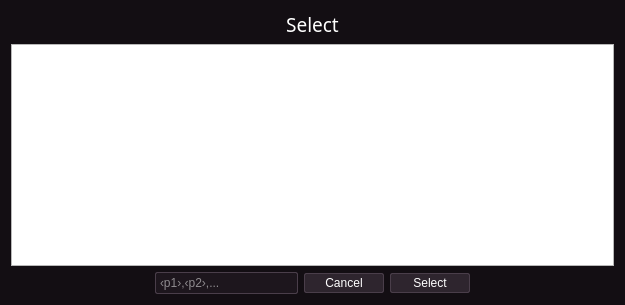
<?xml version="1.0" encoding="UTF-8"?>
<ui version="4.0">
 <class>Dialog</class>
 <widget class="QDialog" name="Dialog">
  <property name="geometry">
   <rect>
    <x>0</x>
    <y>0</y>
    <width>625</width>
    <height>305</height>
   </rect>
  </property>
  <property name="sizePolicy">
   <sizepolicy hsizetype="Expanding" vsizetype="Expanding">
    <horstretch>0</horstretch>
    <verstretch>0</verstretch>
   </sizepolicy>
  </property>
  <property name="palette">
   <palette>
    <active>
     <colorrole role="WindowText">
      <brush brushstyle="SolidPattern">
       <color alpha="255">
        <red>239</red>
        <green>240</green>
        <blue>241</blue>
       </color>
      </brush>
     </colorrole>
     <colorrole role="Button">
      <brush brushstyle="SolidPattern">
       <color alpha="255">
        <red>33</red>
        <green>25</green>
        <blue>33</blue>
       </color>
      </brush>
     </colorrole>
     <colorrole role="Light">
      <brush brushstyle="SolidPattern">
       <color alpha="255">
        <red>122</red>
        <green>110</green>
        <blue>122</blue>
       </color>
      </brush>
     </colorrole>
     <colorrole role="Midlight">
      <brush brushstyle="SolidPattern">
       <color alpha="255">
        <red>122</red>
        <green>110</green>
        <blue>122</blue>
       </color>
      </brush>
     </colorrole>
     <colorrole role="Dark">
      <brush brushstyle="SolidPattern">
       <color alpha="255">
        <red>122</red>
        <green>110</green>
        <blue>122</blue>
       </color>
      </brush>
     </colorrole>
     <colorrole role="Mid">
      <brush brushstyle="SolidPattern">
       <color alpha="255">
        <red>122</red>
        <green>110</green>
        <blue>122</blue>
       </color>
      </brush>
     </colorrole>
     <colorrole role="Text">
      <brush brushstyle="SolidPattern">
       <color alpha="255">
        <red>239</red>
        <green>240</green>
        <blue>241</blue>
       </color>
      </brush>
     </colorrole>
     <colorrole role="BrightText">
      <brush brushstyle="SolidPattern">
       <color alpha="255">
        <red>255</red>
        <green>255</green>
        <blue>255</blue>
       </color>
      </brush>
     </colorrole>
     <colorrole role="ButtonText">
      <brush brushstyle="SolidPattern">
       <color alpha="255">
        <red>239</red>
        <green>240</green>
        <blue>241</blue>
       </color>
      </brush>
     </colorrole>
     <colorrole role="Base">
      <brush brushstyle="SolidPattern">
       <color alpha="255">
        <red>29</red>
        <green>22</green>
        <blue>29</blue>
       </color>
      </brush>
     </colorrole>
     <colorrole role="Window">
      <brush brushstyle="SolidPattern">
       <color alpha="255">
        <red>19</red>
        <green>14</green>
        <blue>19</blue>
       </color>
      </brush>
     </colorrole>
     <colorrole role="Shadow">
      <brush brushstyle="SolidPattern">
       <color alpha="255">
        <red>122</red>
        <green>110</green>
        <blue>122</blue>
       </color>
      </brush>
     </colorrole>
     <colorrole role="Highlight">
      <brush brushstyle="SolidPattern">
       <color alpha="255">
        <red>39</red>
        <green>29</green>
        <blue>39</blue>
       </color>
      </brush>
     </colorrole>
     <colorrole role="HighlightedText">
      <brush brushstyle="SolidPattern">
       <color alpha="255">
        <red>239</red>
        <green>240</green>
        <blue>241</blue>
       </color>
      </brush>
     </colorrole>
     <colorrole role="Link">
      <brush brushstyle="SolidPattern">
       <color alpha="255">
        <red>148</red>
        <green>134</green>
        <blue>148</blue>
       </color>
      </brush>
     </colorrole>
     <colorrole role="LinkVisited">
      <brush brushstyle="SolidPattern">
       <color alpha="255">
        <red>141</red>
        <green>127</green>
        <blue>141</blue>
       </color>
      </brush>
     </colorrole>
     <colorrole role="AlternateBase">
      <brush brushstyle="SolidPattern">
       <color alpha="255">
        <red>29</red>
        <green>22</green>
        <blue>29</blue>
       </color>
      </brush>
     </colorrole>
     <colorrole role="NoRole">
      <brush brushstyle="SolidPattern">
       <color alpha="255">
        <red>19</red>
        <green>14</green>
        <blue>19</blue>
       </color>
      </brush>
     </colorrole>
     <colorrole role="ToolTipBase">
      <brush brushstyle="SolidPattern">
       <color alpha="255">
        <red>22</red>
        <green>16</green>
        <blue>22</blue>
       </color>
      </brush>
     </colorrole>
     <colorrole role="ToolTipText">
      <brush brushstyle="SolidPattern">
       <color alpha="255">
        <red>239</red>
        <green>240</green>
        <blue>241</blue>
       </color>
      </brush>
     </colorrole>
     <colorrole role="PlaceholderText">
      <brush brushstyle="SolidPattern">
       <color alpha="128">
        <red>239</red>
        <green>240</green>
        <blue>241</blue>
       </color>
      </brush>
     </colorrole>
    </active>
    <inactive>
     <colorrole role="WindowText">
      <brush brushstyle="SolidPattern">
       <color alpha="255">
        <red>239</red>
        <green>240</green>
        <blue>241</blue>
       </color>
      </brush>
     </colorrole>
     <colorrole role="Button">
      <brush brushstyle="SolidPattern">
       <color alpha="255">
        <red>33</red>
        <green>25</green>
        <blue>33</blue>
       </color>
      </brush>
     </colorrole>
     <colorrole role="Light">
      <brush brushstyle="SolidPattern">
       <color alpha="255">
        <red>122</red>
        <green>110</green>
        <blue>122</blue>
       </color>
      </brush>
     </colorrole>
     <colorrole role="Midlight">
      <brush brushstyle="SolidPattern">
       <color alpha="255">
        <red>122</red>
        <green>110</green>
        <blue>122</blue>
       </color>
      </brush>
     </colorrole>
     <colorrole role="Dark">
      <brush brushstyle="SolidPattern">
       <color alpha="255">
        <red>122</red>
        <green>110</green>
        <blue>122</blue>
       </color>
      </brush>
     </colorrole>
     <colorrole role="Mid">
      <brush brushstyle="SolidPattern">
       <color alpha="255">
        <red>122</red>
        <green>110</green>
        <blue>122</blue>
       </color>
      </brush>
     </colorrole>
     <colorrole role="Text">
      <brush brushstyle="SolidPattern">
       <color alpha="255">
        <red>239</red>
        <green>240</green>
        <blue>241</blue>
       </color>
      </brush>
     </colorrole>
     <colorrole role="BrightText">
      <brush brushstyle="SolidPattern">
       <color alpha="255">
        <red>255</red>
        <green>255</green>
        <blue>255</blue>
       </color>
      </brush>
     </colorrole>
     <colorrole role="ButtonText">
      <brush brushstyle="SolidPattern">
       <color alpha="255">
        <red>239</red>
        <green>240</green>
        <blue>241</blue>
       </color>
      </brush>
     </colorrole>
     <colorrole role="Base">
      <brush brushstyle="SolidPattern">
       <color alpha="255">
        <red>29</red>
        <green>22</green>
        <blue>29</blue>
       </color>
      </brush>
     </colorrole>
     <colorrole role="Window">
      <brush brushstyle="SolidPattern">
       <color alpha="255">
        <red>19</red>
        <green>14</green>
        <blue>19</blue>
       </color>
      </brush>
     </colorrole>
     <colorrole role="Shadow">
      <brush brushstyle="SolidPattern">
       <color alpha="255">
        <red>122</red>
        <green>110</green>
        <blue>122</blue>
       </color>
      </brush>
     </colorrole>
     <colorrole role="Highlight">
      <brush brushstyle="SolidPattern">
       <color alpha="255">
        <red>39</red>
        <green>29</green>
        <blue>39</blue>
       </color>
      </brush>
     </colorrole>
     <colorrole role="HighlightedText">
      <brush brushstyle="SolidPattern">
       <color alpha="255">
        <red>239</red>
        <green>240</green>
        <blue>241</blue>
       </color>
      </brush>
     </colorrole>
     <colorrole role="Link">
      <brush brushstyle="SolidPattern">
       <color alpha="255">
        <red>148</red>
        <green>134</green>
        <blue>148</blue>
       </color>
      </brush>
     </colorrole>
     <colorrole role="LinkVisited">
      <brush brushstyle="SolidPattern">
       <color alpha="255">
        <red>141</red>
        <green>127</green>
        <blue>141</blue>
       </color>
      </brush>
     </colorrole>
     <colorrole role="AlternateBase">
      <brush brushstyle="SolidPattern">
       <color alpha="255">
        <red>29</red>
        <green>22</green>
        <blue>29</blue>
       </color>
      </brush>
     </colorrole>
     <colorrole role="NoRole">
      <brush brushstyle="SolidPattern">
       <color alpha="255">
        <red>19</red>
        <green>14</green>
        <blue>19</blue>
       </color>
      </brush>
     </colorrole>
     <colorrole role="ToolTipBase">
      <brush brushstyle="SolidPattern">
       <color alpha="255">
        <red>22</red>
        <green>16</green>
        <blue>22</blue>
       </color>
      </brush>
     </colorrole>
     <colorrole role="ToolTipText">
      <brush brushstyle="SolidPattern">
       <color alpha="255">
        <red>239</red>
        <green>240</green>
        <blue>241</blue>
       </color>
      </brush>
     </colorrole>
     <colorrole role="PlaceholderText">
      <brush brushstyle="SolidPattern">
       <color alpha="128">
        <red>239</red>
        <green>240</green>
        <blue>241</blue>
       </color>
      </brush>
     </colorrole>
    </inactive>
    <disabled>
     <colorrole role="WindowText">
      <brush brushstyle="SolidPattern">
       <color alpha="255">
        <red>122</red>
        <green>110</green>
        <blue>122</blue>
       </color>
      </brush>
     </colorrole>
     <colorrole role="Button">
      <brush brushstyle="SolidPattern">
       <color alpha="255">
        <red>33</red>
        <green>25</green>
        <blue>33</blue>
       </color>
      </brush>
     </colorrole>
     <colorrole role="Light">
      <brush brushstyle="SolidPattern">
       <color alpha="255">
        <red>122</red>
        <green>110</green>
        <blue>122</blue>
       </color>
      </brush>
     </colorrole>
     <colorrole role="Midlight">
      <brush brushstyle="SolidPattern">
       <color alpha="255">
        <red>122</red>
        <green>110</green>
        <blue>122</blue>
       </color>
      </brush>
     </colorrole>
     <colorrole role="Dark">
      <brush brushstyle="SolidPattern">
       <color alpha="255">
        <red>122</red>
        <green>110</green>
        <blue>122</blue>
       </color>
      </brush>
     </colorrole>
     <colorrole role="Mid">
      <brush brushstyle="SolidPattern">
       <color alpha="255">
        <red>122</red>
        <green>110</green>
        <blue>122</blue>
       </color>
      </brush>
     </colorrole>
     <colorrole role="Text">
      <brush brushstyle="SolidPattern">
       <color alpha="255">
        <red>122</red>
        <green>110</green>
        <blue>122</blue>
       </color>
      </brush>
     </colorrole>
     <colorrole role="BrightText">
      <brush brushstyle="SolidPattern">
       <color alpha="255">
        <red>255</red>
        <green>255</green>
        <blue>255</blue>
       </color>
      </brush>
     </colorrole>
     <colorrole role="ButtonText">
      <brush brushstyle="SolidPattern">
       <color alpha="255">
        <red>122</red>
        <green>110</green>
        <blue>122</blue>
       </color>
      </brush>
     </colorrole>
     <colorrole role="Base">
      <brush brushstyle="SolidPattern">
       <color alpha="255">
        <red>19</red>
        <green>14</green>
        <blue>19</blue>
       </color>
      </brush>
     </colorrole>
     <colorrole role="Window">
      <brush brushstyle="SolidPattern">
       <color alpha="255">
        <red>19</red>
        <green>14</green>
        <blue>19</blue>
       </color>
      </brush>
     </colorrole>
     <colorrole role="Shadow">
      <brush brushstyle="SolidPattern">
       <color alpha="255">
        <red>122</red>
        <green>110</green>
        <blue>122</blue>
       </color>
      </brush>
     </colorrole>
     <colorrole role="Highlight">
      <brush brushstyle="SolidPattern">
       <color alpha="255">
        <red>18</red>
        <green>13</green>
        <blue>18</blue>
       </color>
      </brush>
     </colorrole>
     <colorrole role="HighlightedText">
      <brush brushstyle="SolidPattern">
       <color alpha="255">
        <red>239</red>
        <green>240</green>
        <blue>241</blue>
       </color>
      </brush>
     </colorrole>
     <colorrole role="Link">
      <brush brushstyle="SolidPattern">
       <color alpha="255">
        <red>148</red>
        <green>134</green>
        <blue>148</blue>
       </color>
      </brush>
     </colorrole>
     <colorrole role="LinkVisited">
      <brush brushstyle="SolidPattern">
       <color alpha="255">
        <red>141</red>
        <green>127</green>
        <blue>141</blue>
       </color>
      </brush>
     </colorrole>
     <colorrole role="AlternateBase">
      <brush brushstyle="SolidPattern">
       <color alpha="255">
        <red>29</red>
        <green>22</green>
        <blue>29</blue>
       </color>
      </brush>
     </colorrole>
     <colorrole role="NoRole">
      <brush brushstyle="SolidPattern">
       <color alpha="255">
        <red>19</red>
        <green>14</green>
        <blue>19</blue>
       </color>
      </brush>
     </colorrole>
     <colorrole role="ToolTipBase">
      <brush brushstyle="SolidPattern">
       <color alpha="255">
        <red>22</red>
        <green>16</green>
        <blue>22</blue>
       </color>
      </brush>
     </colorrole>
     <colorrole role="ToolTipText">
      <brush brushstyle="SolidPattern">
       <color alpha="255">
        <red>239</red>
        <green>240</green>
        <blue>241</blue>
       </color>
      </brush>
     </colorrole>
     <colorrole role="PlaceholderText">
      <brush brushstyle="SolidPattern">
       <color alpha="128">
        <red>239</red>
        <green>240</green>
        <blue>241</blue>
       </color>
      </brush>
     </colorrole>
    </disabled>
   </palette>
  </property>
  <property name="windowTitle">
   <string>Select Phase 2</string>
  </property>
  <property name="styleSheet">
   <string notr="true">QDialog *:enabled {
color: #ffffff;
}

QTabWidget::tab-bar {
background-color: #130e13;
min-width: 21;
} 

QTabBar::tab {
min-width: 21;
background: #130e13; /*221922*/
border-top-left-radius: 2px;
border-top-right-radius: 2px;
spacing: 6;
padding: 2px;
}

QTabBar::tab:selected {
border: 1px solid #4a3e4a;
border-right-color: #130e13; 
background: #130e13;
}
QTabBar::tab:!selected {
border: 1px solid #221922;
border-left-color: #130e13; 
border-right-color: #4a3e4a; 
background: #221922;
}
QTabBar::tab:first:!selected {
border: 1px solid #130e13;
border-right-color: #4a3e4a; 
border-top-color: #4a3e4a; 
border-bottom-color: #221922;
background: #221922;
}
QTabBar::tab:last:!selected {
border: 1px solid #130e13;
border-right-color: #4a3e4a; 
border-bottom-color: #4a3e4a; 
border-top-color: #221922;
background: #221922;
}

QPushButton {
padding: 2;
spacing: 6;
background-color: #2e252e;
border: 1px solid #4a3e4a;
min-width: 74px;
border-radius: 2px;
}

QPushButton:pressed {
background-color: #1d161d;
}

QGroupBox {
    background-color: #1d161d;
    border: 1px solid #4a3e4a;
    border-radius: 2px;
	padding: 2;
	padding-top: 20px;
    /*margin-top: 1ex;  leave space at the top for the title */
}
QGroupBox::title {
    subcontrol-origin: padding;
    subcontrol-position: top center; /* position at the top center */
    padding:  5px;
}

QComboBox {
border-radius: 2px;
padding: 2;
spacing: 6;
background-color: #2e252e;
border: 1px solid #4a3e4a;
min-width: 74px;
}

QComboBox:on {
background-color: #1d161d;
}

QComboBox QAbstractItemView {
    border: none;
	background-color: #130e13;
	selection-background-color: #221922;
}

QComboBox::drop-down {
border-color: #2e252e;
padding: 2;
}


QComboBox::down-arrow {
    image: url(core/qt5/icons/down.svg);
}

QListView {
border: 1px solid #4a3e4a;
padding: 2;
border-radius: 2px;
background-color: #1d161d;
font-size: 10pt;
selection-background-color: #271d27;
}

QTreeView {
border: 1px solid #4a3e4a;
padding: 2;
border-radius: 2px;
background-color: #1d161d;
selection-background-color: #271d27;
}

QLineEdit {
border: 1px solid #4a3e4a;
padding: 2;
border-radius: 2px;
background-color: #1d161d;
selection-background-color: #271d27;
}

QFrame[frameShape=&quot;4&quot;] {
color: #c8bdc8;
}

QFrame[frameShape=&quot;5&quot;] {
color: #c8bdc8;
}

QTabBar QToolButton {
border: none;
background-color: #130e13
}

QCheckBox::indicator {
border: 1px solid transparent;
}
QCheckBox::indicator:checked {
border-color: transparent;
background-color: transparent;
image: url(core/qt5/icons/check.png);
}

QCheckBox::indicator:indeterminate {
border-color: transparent;
background-color: transparent;
image: url(core/qt5/icons/check.png);
}

QCheckBox::indicator:unchecked {
background-color: #221922;
image: none;
}

QTreeView::indicator {
border: 1px solid transparent;
}
QTreeView::indicator:checked {
border-color: transparent;
background-color: transparent;
image: url(core/qt5/icons/check.png);
}

QTreeView::indicator:indeterminate {
border-color: transparent;
background-color: transparent;
image: url(core/qt5/icons/check.png);
}

QTreeView::indicator:unchecked {
background-color: #221922;
image: none;
}
</string>
  </property>
  <property name="sizeGripEnabled">
   <bool>false</bool>
  </property>
  <layout class="QVBoxLayout" name="verticalLayout">
   <item>
    <layout class="QHBoxLayout" name="horizontalLayout_2"/>
   </item>
   <item>
    <widget class="QLabel" name="selectLabel">
     <property name="font">
      <font>
       <family>Passero One</family>
       <pointsize>14</pointsize>
       <weight>50</weight>
       <bold>false</bold>
      </font>
     </property>
     <property name="text">
      <string>Select</string>
     </property>
     <property name="alignment">
      <set>Qt::AlignCenter</set>
     </property>
    </widget>
   </item>
   <item>
    <widget class="QTextBrowser" name="payloadBrowser">
     <property name="focusPolicy">
      <enum>Qt::ClickFocus</enum>
     </property>
    </widget>
   </item>
   <item>
    <layout class="QHBoxLayout" name="horizontalLayout">
     <item>
      <spacer name="horizontalSpacer">
       <property name="orientation">
        <enum>Qt::Horizontal</enum>
       </property>
       <property name="sizeHint" stdset="0">
        <size>
         <width>40</width>
         <height>20</height>
        </size>
       </property>
      </spacer>
     </item>
     <item>
      <widget class="QLineEdit" name="payloadSelectInput">
       <property name="placeholderText">
        <string>‹p1›,‹p2›,...</string>
       </property>
      </widget>
     </item>
     <item>
      <widget class="QPushButton" name="cancelButton">
       <property name="focusPolicy">
        <enum>Qt::ClickFocus</enum>
       </property>
       <property name="text">
        <string>Cancel</string>
       </property>
      </widget>
     </item>
     <item>
      <widget class="QPushButton" name="selectPayloadButton">
       <property name="focusPolicy">
        <enum>Qt::ClickFocus</enum>
       </property>
       <property name="text">
        <string>Select</string>
       </property>
      </widget>
     </item>
     <item>
      <spacer name="horizontalSpacer_2">
       <property name="orientation">
        <enum>Qt::Horizontal</enum>
       </property>
       <property name="sizeHint" stdset="0">
        <size>
         <width>40</width>
         <height>20</height>
        </size>
       </property>
      </spacer>
     </item>
    </layout>
   </item>
  </layout>
 </widget>
 <resources/>
 <connections/>
</ui>
